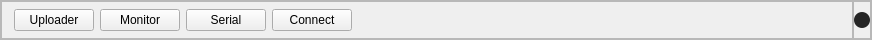
        <widget class="QFrame" name="MenuFrame">
         <property name="maximumSize">
          <size>
           <width>16777215</width>
           <height>40</height>
          </size>
         </property>
         <property name="frameShape">
          <enum>QFrame::StyledPanel</enum>
         </property>
         <property name="frameShadow">
          <enum>QFrame::Raised</enum>
         </property>
         <layout class="QHBoxLayout" name="horizontalLayout_6">
          <property name="spacing">
           <number>0</number>
          </property>
          <property name="leftMargin">
           <number>0</number>
          </property>
          <property name="topMargin">
           <number>0</number>
          </property>
          <property name="rightMargin">
           <number>0</number>
          </property>
          <property name="bottomMargin">
           <number>0</number>
          </property>
          <item>
           <widget class="QFrame" name="frame_2">
            <property name="frameShape">
             <enum>QFrame::StyledPanel</enum>
            </property>
            <property name="frameShadow">
             <enum>QFrame::Raised</enum>
            </property>
            <layout class="QHBoxLayout" name="horizontalLayout_7">
             <property name="spacing">
              <number>6</number>
             </property>
             <property name="leftMargin">
              <number>12</number>
             </property>
             <property name="topMargin">
              <number>0</number>
             </property>
             <property name="rightMargin">
              <number>0</number>
             </property>
             <property name="bottomMargin">
              <number>0</number>
             </property>
             <item>
              <widget class="QPushButton" name="uploaderPushButton">
               <property name="text">
                <string>Uploader</string>
               </property>
              </widget>
             </item>
             <item>
              <widget class="QPushButton" name="monitorPushButton">
               <property name="text">
                <string>Monitor</string>
               </property>
              </widget>
             </item>
             <item>
              <widget class="QPushButton" name="serialPushButton">
               <property name="text">
                <string>Serial</string>
               </property>
              </widget>
             </item>
             <item>
              <widget class="QPushButton" name="connectPushButton">
               <property name="text">
                <string>Connect</string>
               </property>
              </widget>
             </item>
             <item>
              <spacer name="horizontalSpacer">
               <property name="orientation">
                <enum>Qt::Horizontal</enum>
               </property>
               <property name="sizeType">
                <enum>QSizePolicy::Minimum</enum>
               </property>
               <property name="sizeHint" stdset="0">
                <size>
                 <width>500</width>
                 <height>20</height>
                </size>
               </property>
              </spacer>
             </item>
            </layout>
           </widget>
          </item>
          <item>
           <widget class="QFrame" name="frame_3">
            <property name="maximumSize">
             <size>
              <width>50</width>
              <height>16777215</height>
             </size>
            </property>
            <property name="frameShape">
             <enum>QFrame::StyledPanel</enum>
            </property>
            <property name="frameShadow">
             <enum>QFrame::Raised</enum>
            </property>
            <layout class="QHBoxLayout" name="horizontalLayout_9">
             <property name="spacing">
              <number>0</number>
             </property>
             <property name="leftMargin">
              <number>0</number>
             </property>
             <property name="topMargin">
              <number>0</number>
             </property>
             <property name="rightMargin">
              <number>0</number>
             </property>
             <property name="bottomMargin">
              <number>0</number>
             </property>
             <item>
              <widget class="QPushButton" name="pushButton_5">
               <property name="minimumSize">
                <size>
                 <width>16</width>
                 <height>16</height>
                </size>
               </property>
               <property name="maximumSize">
                <size>
                 <width>16</width>
                 <height>16</height>
                </size>
               </property>
               <property name="styleSheet">
                <string notr="true">QPushButton {
	border-radius : 8px;
	background-color: rgb(36, 36, 36);
}</string>
               </property>
               <property name="text">
                <string/>
               </property>
              </widget>
             </item>
            </layout>
           </widget>
          </item>
         </layout>
        </widget>
